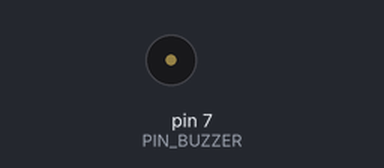
The sketch below on a simulated Arduino Uno, built with avr-gcc and run on an emulated ATmega328P. On the bench: buzzer (waves = sounding, pin HIGH). What the sketch prints to the serial monitor is not drawn.

Above: at 0.7 s.
Timing chart, 0 to 3.0 s (numbered marks = the images above):
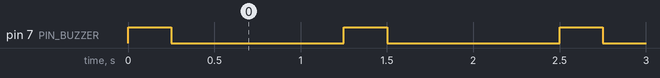

Measured:
- by itself, pin 7 (PIN_BUZZER): alternates HIGH for 0.25 s and LOW for 1.0 s

The sketch:

test_buzzer.ino
```cpp
const byte PIN_BUZZER = 7;

void setup() {
  Serial.begin(9600);
  pinMode(PIN_BUZZER, OUTPUT);
  digitalWrite(PIN_BUZZER, LOW);
  Serial.println("Prueba KY-012 en D7");
}

void loop() {
  digitalWrite(PIN_BUZZER, HIGH);
  delay(250);
  digitalWrite(PIN_BUZZER, LOW);
  delay(1000);
}
```
